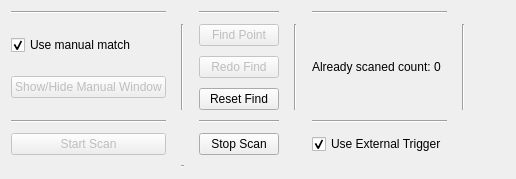
          <widget class="QWidget" name="tab_2">
           <attribute name="title">
            <string>Scan</string>
           </attribute>
           <layout class="QGridLayout" name="gridLayout_15">
            <property name="horizontalSpacing">
             <number>15</number>
            </property>
            <property name="verticalSpacing">
             <number>10</number>
            </property>
            <item row="3" column="0">
             <widget class="QPushButton" name="startScanButton">
              <property name="enabled">
               <bool>false</bool>
              </property>
              <property name="sizePolicy">
               <sizepolicy hsizetype="Preferred" vsizetype="Fixed">
                <horstretch>0</horstretch>
                <verstretch>0</verstretch>
               </sizepolicy>
              </property>
              <property name="text">
               <string>Start Scan</string>
              </property>
             </widget>
            </item>
            <item row="2" column="2">
             <widget class="Line" name="line_2">
              <property name="orientation">
               <enum>Qt::Horizontal</enum>
              </property>
             </widget>
            </item>
            <item row="4" column="1">
             <widget class="Line" name="line_13">
              <property name="orientation">
               <enum>Qt::Horizontal</enum>
              </property>
             </widget>
            </item>
            <item row="1" column="0">
             <layout class="QVBoxLayout" name="verticalLayout_5">
              <property name="spacing">
               <number>10</number>
              </property>
              <item>
               <widget class="QCheckBox" name="matchAssistant">
                <property name="text">
                 <string>Use manual match</string>
                </property>
                <property name="checked">
                 <bool>true</bool>
                </property>
               </widget>
              </item>
              <item>
               <widget class="QPushButton" name="manualWindow">
                <property name="enabled">
                 <bool>false</bool>
                </property>
                <property name="text">
                 <string>Show/Hide Manual Window</string>
                </property>
               </widget>
              </item>
             </layout>
            </item>
            <item row="2" column="0">
             <widget class="Line" name="line">
              <property name="orientation">
               <enum>Qt::Horizontal</enum>
              </property>
             </widget>
            </item>
            <item row="1" column="5">
             <widget class="Line" name="line_15">
              <property name="orientation">
               <enum>Qt::Vertical</enum>
              </property>
             </widget>
            </item>
            <item row="0" column="4">
             <widget class="Line" name="line_7">
              <property name="orientation">
               <enum>Qt::Horizontal</enum>
              </property>
             </widget>
            </item>
            <item row="0" column="0">
             <widget class="Line" name="line_6">
              <property name="orientation">
               <enum>Qt::Horizontal</enum>
              </property>
             </widget>
            </item>
            <item row="2" column="4">
             <widget class="Line" name="line_4">
              <property name="orientation">
               <enum>Qt::Horizontal</enum>
              </property>
             </widget>
            </item>
            <item row="1" column="3">
             <widget class="Line" name="line_8">
              <property name="orientation">
               <enum>Qt::Vertical</enum>
              </property>
             </widget>
            </item>
            <item row="1" column="1">
             <widget class="Line" name="line_3">
              <property name="orientation">
               <enum>Qt::Vertical</enum>
              </property>
             </widget>
            </item>
            <item row="1" column="6">
             <spacer name="horizontalSpacer_14">
              <property name="orientation">
               <enum>Qt::Horizontal</enum>
              </property>
              <property name="sizeHint" stdset="0">
               <size>
                <width>40</width>
                <height>20</height>
               </size>
              </property>
             </spacer>
            </item>
            <item row="1" column="2">
             <layout class="QVBoxLayout" name="verticalLayout">
              <property name="spacing">
               <number>10</number>
              </property>
              <item>
               <widget class="QPushButton" name="findPointButton">
                <property name="enabled">
                 <bool>false</bool>
                </property>
                <property name="sizePolicy">
                 <sizepolicy hsizetype="Preferred" vsizetype="Fixed">
                  <horstretch>0</horstretch>
                  <verstretch>0</verstretch>
                 </sizepolicy>
                </property>
                <property name="text">
                 <string>Find Point</string>
                </property>
               </widget>
              </item>
              <item>
               <widget class="QPushButton" name="reFindButton">
                <property name="enabled">
                 <bool>false</bool>
                </property>
                <property name="sizePolicy">
                 <sizepolicy hsizetype="Preferred" vsizetype="Fixed">
                  <horstretch>0</horstretch>
                  <verstretch>0</verstretch>
                 </sizepolicy>
                </property>
                <property name="text">
                 <string>Redo Find</string>
                </property>
               </widget>
              </item>
              <item>
               <widget class="QPushButton" name="resetFindButton">
                <property name="text">
                 <string>Reset Find</string>
                </property>
               </widget>
              </item>
             </layout>
            </item>
            <item row="0" column="2">
             <widget class="Line" name="line_5">
              <property name="orientation">
               <enum>Qt::Horizontal</enum>
              </property>
             </widget>
            </item>
            <item row="1" column="4">
             <layout class="QHBoxLayout" name="horizontalLayout">
              <item>
               <widget class="QLabel" name="label_3">
                <property name="text">
                 <string>&lt;html&gt;&lt;head/&gt;&lt;body&gt;&lt;p&gt;Already scaned count: &lt;/p&gt;&lt;/body&gt;&lt;/html&gt;</string>
                </property>
               </widget>
              </item>
              <item>
               <widget class="QLabel" name="scanSNLabel">
                <property name="text">
                 <string>0</string>
                </property>
               </widget>
              </item>
             </layout>
            </item>
            <item row="3" column="4">
             <widget class="QCheckBox" name="externalTrigger">
              <property name="text">
               <string>Use External Trigger</string>
              </property>
              <property name="checked">
               <bool>true</bool>
              </property>
             </widget>
            </item>
            <item row="3" column="2">
             <widget class="QPushButton" name="stopScanButton">
              <property name="text">
               <string>Stop Scan</string>
              </property>
             </widget>
            </item>
           </layout>
          </widget>
